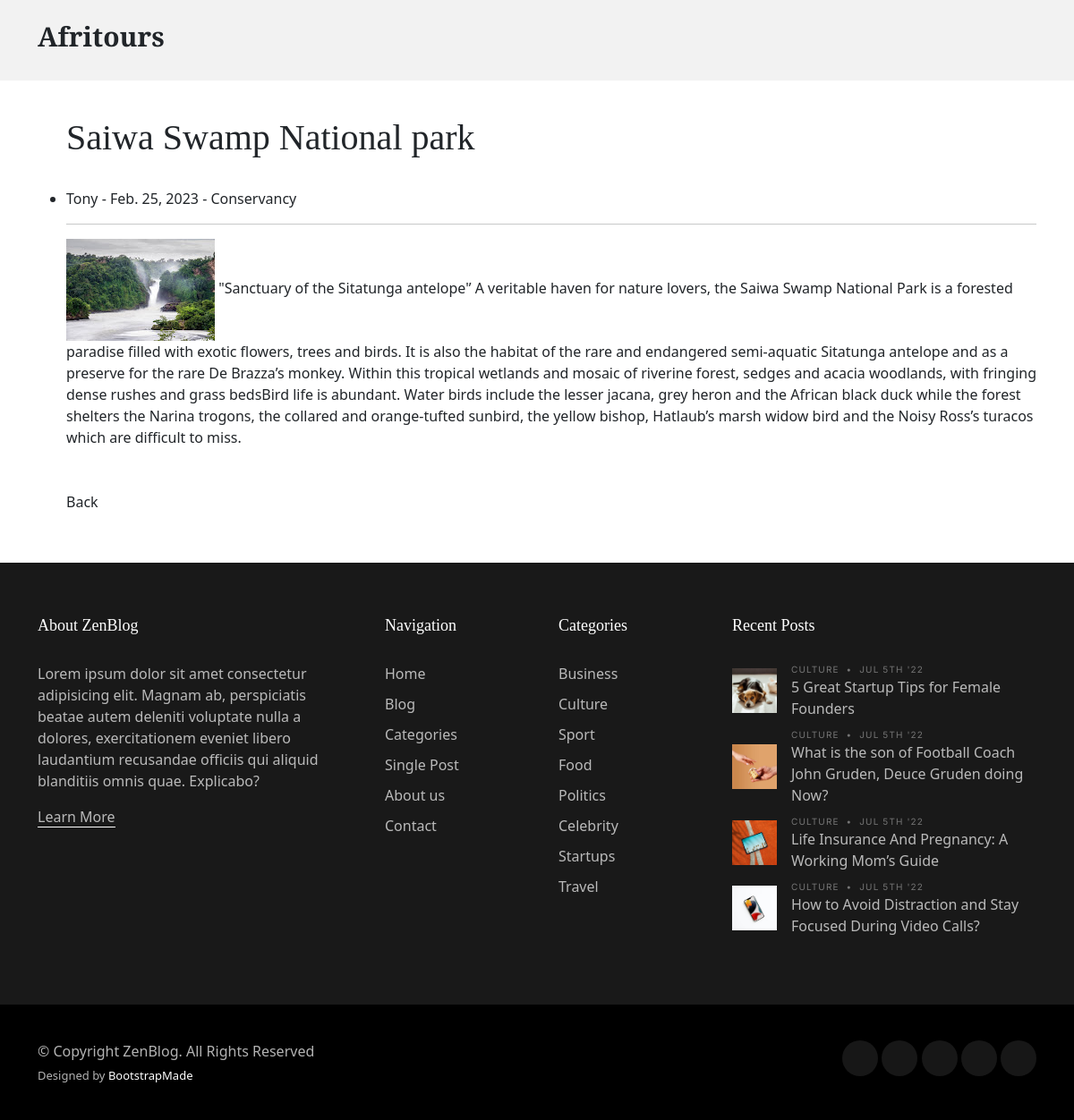
Screenshot of /article/8 with the database file from the repository.
### tours/models.py (models this page shows, shortened)
class Post (models.Model):
    title = models.CharField(max_length=250)
    title_tag = models.CharField(max_length=250, blank=True, null=True)
    author = models.ForeignKey(User, on_delete=models.CASCADE)
    body = models.TextField()
    post_date = models.DateField(auto_now_add=True)
    image = models.ImageField(null=True, blank=True, upload_to='tours/image')
    country = models.CharField(max_length=250, null=True, blank=True)
    category = models.ForeignKey(Category, on_delete=models.PROTECT, default=1)

class Category(models.Model):
    name = models.CharField(max_length=255)
    def __str__(self):
        return self.name

### tours/views.py (the view)
# urls.py: path("article/<int:pk>", DetailView.as_view(), name="article_detail"),
class DetailView(DetailView):
    model = Post
    template_name = 'tours/detail.html'

### templates/tours/detail.html (shortened to what this page needs)
{% extends 'tours/index.html'%}
{% load static %}
{% block main %}
<div>
    <ul>
        <h1>{{post.title}}</h1>
        <br>
        <li>{{post.author.first_name}}  - {{post.post_date}} - {{post.category}} </li>
        <hr>
        <div>
            <img src="{{post.image.url}}" alt="" class="">
            {{post.body}}
        </div>
        <br>
        <br>
        <a href="{% url 'home' %}">Back</a>
    </ul>
</div>
{% endblock %}

### static/assets/css/variables.css (style rules this page uses)
:root { --font-default: 'EB Garamond', system-ui, -apple-system, "Segoe UI", Roboto, "Helvetica Neue", Arial, "Noto Sans", "Liberation Sans", sans-serif, "Apple Color Emoji", "Segoe UI Emoji", "Segoe UI Symbol", "Noto Color Emoji"; --font-primary: 'EB Garamond', serif; --font-secondary: 'Inter', sans-serif; --color-default: #212529; --color-default-rgb: 33, 37, 41; --color-links: #212529; --color-links-hover: #15171a; --color-primary: #212529; --color-primary-light: #26282c; --color-primary-dark: #0b0c0e; --color-primary-rgb: 33, 37, 41; --color-primary-light-rgb: 38, 40, 44; --color-primary-dark-rgb: 11, 12, 14; --color-secondary: #596d80; --color-secondary-light: #8498aa; --color-secondary-dark: #404f5c; --color-secondary-rgb: 89, 109, 128; --color-secondary-light-rgb: 132, 152, 170; --color-secondary-dark-rgb: 64, 79, 92; --color-blue: #0d6efd; --color-blue-rgb: 13, 110, 253; --color-indigo: #6610f2; --color-indigo-rgb: 102, 16, 242; --color-purple: #6f42c1; --color-purple-rgb: 111, 66, 193; --color-pink: #f3268c; --color-pink-rgb: 243, 38, 140; --color-red: #df1529; --color-red-rgb: 223, 21, 4; --color-orange: #fd7e14; --color-orange-rgb: 253, 126, 20; --color-yellow: #ffc107; --color-yellow-rgb: 255, 193, 7; --color-green: #059652; --color-green-rgb: 5, 150, 82; --color-teal: #20c997; --color-teal-rgb: 32, 201, 151; --color-cyan: #0dcaf0; --color-cyan-rgb: 13, 202, 240; --color-white: #ffffff; --color-white-rgb: 255, 255, 255; --color-gray: #6c757d; --color-gray-rgb: 108, 117, 125; --color-black: #000000; --color-black-rgb: 0, 0, 0; }
:root { --bs-blue: var(--color-blue); --bs-indigo: var(--color-indigo); --bs-purple: var(--color-purple); --bs-pink: var(--color-pink); --bs-red: var(--color-red); --bs-orange: var(--color-orange); --bs-yellow: var(--color-yellow); --bs-green: var(--color-green); --bs-teal: var(--color-teal); --bs-cyan: var(--color-cyan); --bs-white: var(--color-white); --bs-gray: var(--color-gray); --bs-gray-dark: #343a40; --bs-gray-100: #f8f9fa; --bs-gray-200: #e9ecef; --bs-gray-300: #dee2e6; --bs-gray-400: #ced4da; --bs-gray-500: #adb5bd; --bs-gray-600: #6c757d; --bs-gray-700: #495057; --bs-gray-800: #343a40; --bs-gray-900: #212529; --bs-primary: var(--color-blue); --bs-secondary: var(--color-blue); --bs-success: #198754; --bs-info: #0dcaf0; --bs-warning: #ffc107; --bs-danger: #dc3545; --bs-light: #f8f9fa; --bs-dark: #212529; --bs-primary-rgb: var(--color-primary-rgb); --bs-secondary-rgb: var(--color-secondary-rgb); --bs-success-rgb: 25, 135, 84; --bs-info-rgb: 13, 202, 240; --bs-warning-rgb: 255, 193, 7; --bs-danger-rgb: 220, 53, 69; --bs-light-rgb: 248, 249, 250; --bs-dark-rgb: 33, 37, 41; --bs-white-rgb: var(--color-white-rgb); --bs-black-rgb: var(--color-black-rgb); --bs-body-color-rgb: var(--color-default-rgb); --bs-body-bg-rgb: 255, 255, 255; --bs-font-sans-serif: var(--font-default); --bs-font-monospace: SFMono-Regular, Menlo, Monaco, Consolas, "Liberation Mono", "Courier New", monospace; --bs-gradient: linear-gradient(180deg, rgba(255, 255, 255, 0.15), rgba(255, 255, 255, 0)); --bs-body-font-family: var(--font-default); --bs-body-font-size: 1rem; --bs-body-font-weight: 400; --bs-body-line-height: 1.5; --bs-body-color: var(--color-default); --bs-body-bg: #fff; }

### static/assets/css/main.css (style rules this page uses)
:root { scroll-behavior: smooth; }
body { color: rgba(var(--color-primary-rgb), 1); }
a { color: var(--color-links); text-decoration: none; }
h1, h2, h3, h4, h5, h6 { font-family: var(--font-primary); }

### rows the page displays
Post: title "Saiwa Swamp National park", author.first_name "Tony", post_date "Feb. 25, 2023", category "Conservancy", image (picture), body "\"Sanctuary of the Sitatunga antelope'’ A veritable haven for nature lovers, the Saiwa Swamp National Park is a forested paradise filled with exotic flowers, trees and birds. It is also the habitat of the rare and endangered semi-aquatic Sitatunga antelope and as a preserve for the rare De Brazza’s monkey. Within this tropical wetlands and mosaic of riverine forest, sedges and acacia woodlands, with fringing dense rushes and grass bedsBird life is abundant. Water birds include the lesser jacana, grey heron and the African black duck while the forest shelters the Narina trogons, the collared and orange-tufted sunbird, the yellow bishop, Hatlaub’s marsh widow bird and the Noisy Ross’s turacos…"
